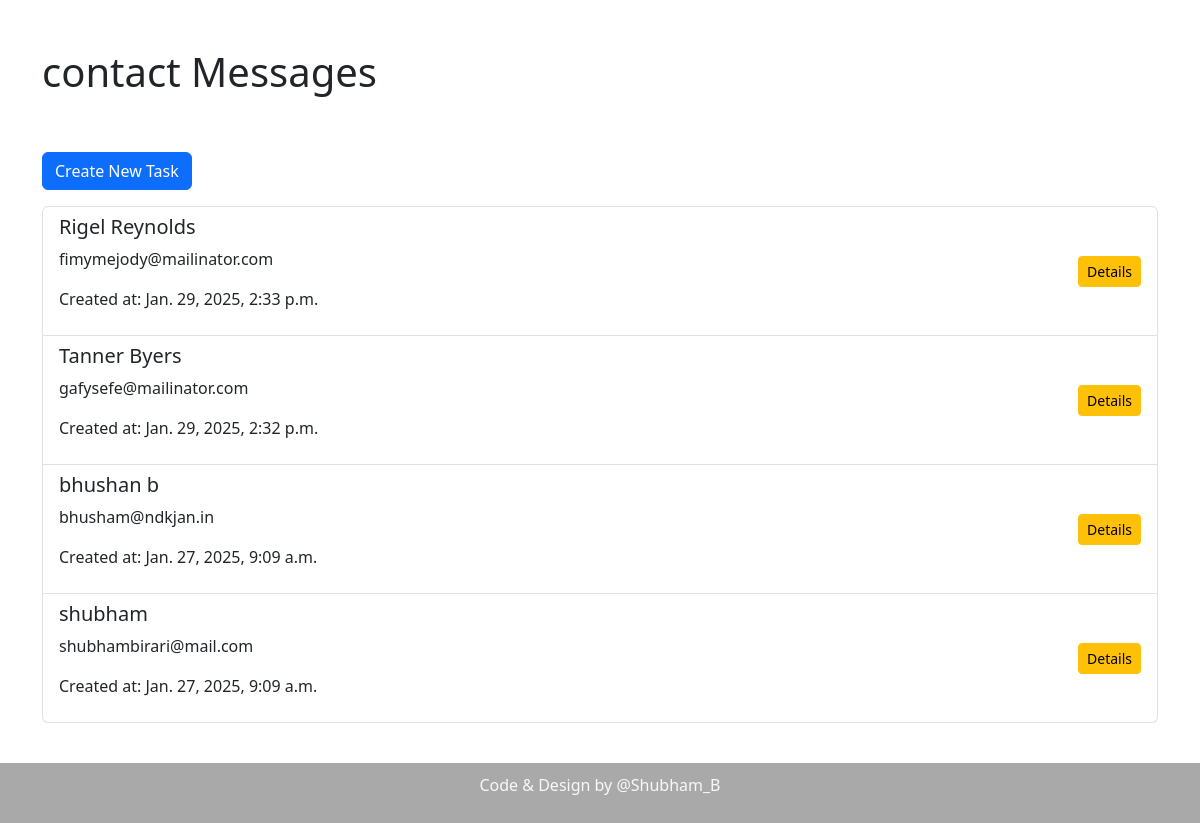
The page /contact_us_app/message_list/ on the database its author committed.
### contact_us_app/models.py (models this page shows, shortened)
class contactM(models.Model):
    name = models.CharField(max_length=100 , blank=False , null=False)
    email = models.EmailField(max_length=100 , blank=False , null=False)
    message = models.TextField(max_length=1000 , blank=False , null=False)
    created_at = models.DateTimeField(auto_now_add=True)

### contact_us_app/views.py (the view)
# urls.py: path('message_list/' , message_list , name = 'message_list'),
def message_list(request):
    messages = contactM.objects.all().order_by('-created_at')     #see here maybe error
    return render(request , 'contact_us_app/message_list.html' , {'messages':messages})

### contact_us_app/templates/contact_us_app/message_list.html (shortened to what this page needs)
<!DOCTYPE html>
<html lang="en">
<head>
    <link rel="stylesheet" href="https://cdn.jsdelivr.net/npm/bootstrap@5.3.0-alpha3/dist/css/bootstrap.min.css">
</head>
<body>
    <div class="container mt-5" style="padding-bottom: 100px;">
        <h1>contact Messages</h1> <br> <br>
        <a href="{% url 'message_create' %}" class="btn btn-primary mb-3">Create New Task</a>
        <ul class="list-group">
            {% for message in messages %}
            <li class="list-group-item">
                <div class="d-flex justify-content-between align-items-center">
                    <div>
                        <h5>{{ message.name }}</h5>
                        <p>{{ message.email }}</p>
                        <p>Created at: {{ message.created_at }}</p>
                    </div>
                    <div>
                        <a href="{% url 'message_details' message.id %}" class="btn btn-warning btn-sm " >Details</a>
                    </div>
                </div>
            </li>
            {% endfor %}
        </ul>
    </div>
    <div class="header text-center mt-5" style="position: fixed; bottom: 0; width: 100%; background: #555; color: #f1f1f1; padding: 10px 16px; opacity: 0.5;">
        <p>Code & Design by @Shubham_B</p>
    </div>
</body>
</html>

### rows shown on the page
contactM: name "Rigel Reynolds", email "fimymejody@mailinator.com", created_at "Jan. 29, 2025, 2:33 p.m."
contactM: name "Tanner Byers", email "gafysefe@mailinator.com", created_at "Jan. 29, 2025, 2:32 p.m."
contactM: name "bhushan b", email "bhusham@ndkjan.in", created_at "Jan. 27, 2025, 9:09 a.m."
contactM: name "shubham", email "shubhambirari@mail.com", created_at "Jan. 27, 2025, 9:09 a.m."
